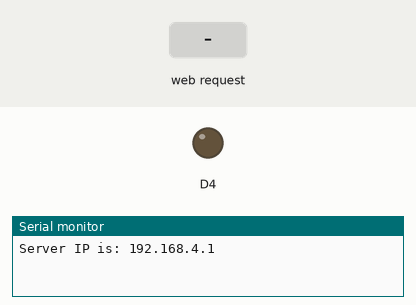
Recording of a sketch running on a simulated ESP8266 (Wemos D1 mini). On the bench: output pins drawn as LEDs (lit = HIGH), the last lines printed to the serial monitor. Inputs (shaded band) come from the test bench.

Above: at 1.2 s.
1.3 s: HTTP request GET /OFF received
At 3.1 s:
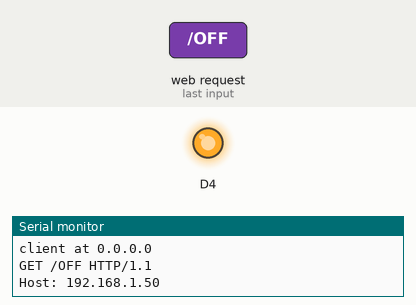
3.8 s: HTTP request GET /ON received
At 6.2 s:
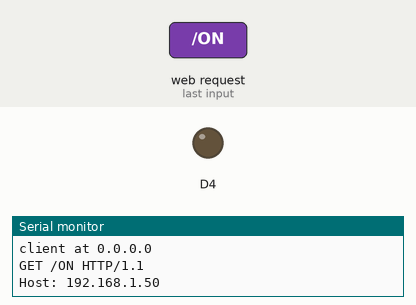
Timing chart, 0 to 7.7 s (numbered marks = the images above; inputs shaded):
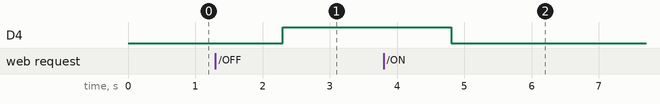

Measured:
- after the input at 1.3 s, D4: LOW → HIGH after 1.0 s
- after the input at 3.8 s, D4: HIGH → LOW after 1.0 s

The sketch:

http-server.ino
```cpp
#include <ESP8266WiFi.h>

// based on http://www.instructables.com/id/Programming-a-HTTP-Server-on-ESP-8266-12E/

WiFiServer server(80); //Initialize the server on Port 80

void setup() {

  WiFi.mode(WIFI_AP);                   // set as an AccessPoint
  WiFi.softAP("Wemos D1", "12345678");  // with SSID, password
  server.begin();                       // start  HTTP server

  Serial.begin(115200); //Start communication between the ESP8266-12E and the monitor window

  Serial.print("Server IP is: ");
  Serial.println(WiFi.softAPIP());

  pinMode(BUILTIN_LED, OUTPUT);   // BUILTIN_LED is 2 for arduino D1 board
  digitalWrite(BUILTIN_LED, LOW); // switch it on

}

void loop() {
  WiFiClient client = server.available();
  if (!client) {
    return;
  }

  Serial.print("client at ");
  Serial.println(client.remoteIP());
  Serial.println();

  String request = client.readString();
  Serial.println(request);

  // handle request
  if (request.indexOf("/OFF") != -1) {
    digitalWrite(BUILTIN_LED, HIGH);
  }
  else if (request.indexOf("/ON") != -1) {
    digitalWrite(BUILTIN_LED, LOW);
  }

  String s = "HTTP/1.1 200 OK\r\n";
  s += "Content-Type: text/html\n\n";
  s += "<!DOCTYPE HTML>\n";
  s += "<meta name=\"viewport\" content=\"width = device - width, initial - scale = 1.0\">\n";
  s += "<html>\n";
  s += "<br><input type=\"button\" value=\"turn LED on\" onclick=\"location.href='/ON'\">";
  s += "<br><input type=\"button\" value=\"turn LED off\" onclick=\"location.href='/OFF'\">";
  s += "</html>\n";

  client.flush(); //clear previous info in the stream
  client.print(s); // Send the response to the client
}
```
